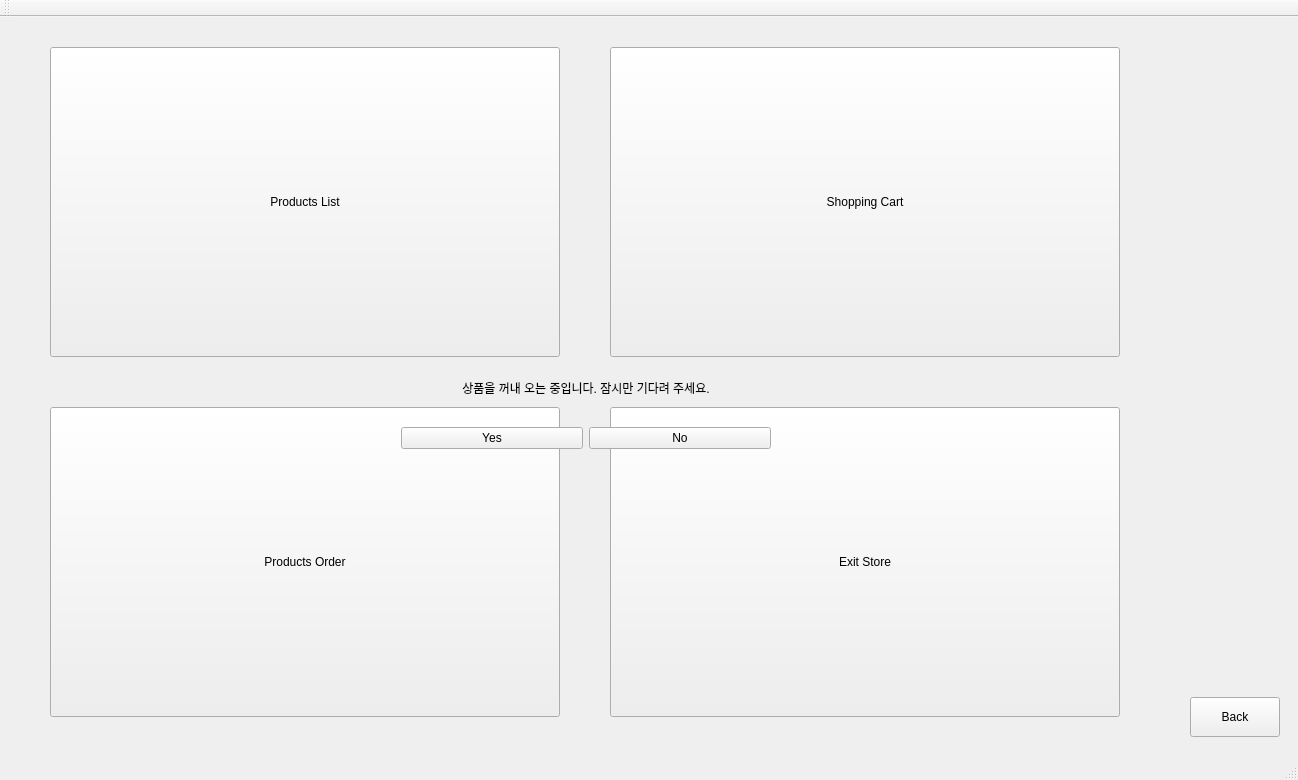
<?xml version="1.0" encoding="UTF-8"?>
<ui version="4.0">
 <class>MainWindow</class>
 <widget class="QMainWindow" name="MainWindow">
  <property name="geometry">
   <rect>
    <x>0</x>
    <y>0</y>
    <width>1298</width>
    <height>780</height>
   </rect>
  </property>
  <property name="windowTitle">
   <string>MainWindow</string>
  </property>
  <widget class="QWidget" name="centralWidget">
   <widget class="QStackedWidget" name="stackedWidget">
    <property name="geometry">
     <rect>
      <x>0</x>
      <y>0</y>
      <width>1190</width>
      <height>720</height>
     </rect>
    </property>
    <property name="currentIndex">
     <number>2</number>
    </property>
    <widget class="QWidget" name="page">
     <widget class="QLabel" name="label">
      <property name="geometry">
       <rect>
        <x>0</x>
        <y>0</y>
        <width>1190</width>
        <height>720</height>
       </rect>
      </property>
      <property name="font">
       <font>
        <family>3ds</family>
        <pointsize>28</pointsize>
       </font>
      </property>
      <property name="text">
       <string>로봇 상점에 오신걸 환영합니다.</string>
      </property>
      <property name="alignment">
       <set>Qt::AlignCenter</set>
      </property>
     </widget>
    </widget>
    <widget class="QWidget" name="page_2">
     <widget class="QPushButton" name="shoppingBtn">
      <property name="geometry">
       <rect>
        <x>1050</x>
        <y>660</y>
        <width>131</width>
        <height>61</height>
       </rect>
      </property>
      <property name="text">
       <string>Start Shopping</string>
      </property>
     </widget>
    </widget>
    <widget class="QWidget" name="page_3">
     <widget class="QPushButton" name="basketBall">
      <property name="geometry">
       <rect>
        <x>610</x>
        <y>30</y>
        <width>510</width>
        <height>310</height>
       </rect>
      </property>
      <property name="text">
       <string>Shopping Cart</string>
      </property>
     </widget>
     <widget class="QPushButton" name="listBtn">
      <property name="geometry">
       <rect>
        <x>50</x>
        <y>30</y>
        <width>510</width>
        <height>310</height>
       </rect>
      </property>
      <property name="text">
       <string>Products List</string>
      </property>
     </widget>
     <widget class="QPushButton" name="orderBtn">
      <property name="geometry">
       <rect>
        <x>50</x>
        <y>390</y>
        <width>510</width>
        <height>310</height>
       </rect>
      </property>
      <property name="text">
       <string>Products Order</string>
      </property>
     </widget>
     <widget class="QPushButton" name="exitBtn">
      <property name="geometry">
       <rect>
        <x>610</x>
        <y>390</y>
        <width>510</width>
        <height>310</height>
       </rect>
      </property>
      <property name="text">
       <string>Exit Store</string>
      </property>
     </widget>
     <widget class="QWidget" name="layoutWidget">
      <property name="geometry">
       <rect>
        <x>390</x>
        <y>310</y>
        <width>392</width>
        <height>133</height>
       </rect>
      </property>
      <layout class="QVBoxLayout" name="verticalLayout_2">
       <item>
        <widget class="QLabel" name="label_5">
         <property name="minimumSize">
          <size>
           <width>0</width>
           <height>100</height>
          </size>
         </property>
         <property name="text">
          <string>상품을 꺼내 오는 중입니다. 잠시만 기다려 주세요.</string>
         </property>
         <property name="alignment">
          <set>Qt::AlignCenter</set>
         </property>
        </widget>
       </item>
       <item>
        <layout class="QHBoxLayout" name="horizontalLayout_3">
         <item>
          <widget class="QPushButton" name="pushButton_5">
           <property name="text">
            <string>Yes</string>
           </property>
          </widget>
         </item>
         <item>
          <widget class="QPushButton" name="pushButton_6">
           <property name="text">
            <string>No</string>
           </property>
          </widget>
         </item>
        </layout>
       </item>
      </layout>
     </widget>
    </widget>
    <widget class="QWidget" name="page_4"/>
    <widget class="QWidget" name="page_5">
     <widget class="QPushButton" name="shoppingBtn_2">
      <property name="geometry">
       <rect>
        <x>1050</x>
        <y>660</y>
        <width>131</width>
        <height>61</height>
       </rect>
      </property>
      <property name="text">
       <string>Add to cart</string>
      </property>
     </widget>
     <widget class="QWidget" name="layoutWidget">
      <property name="geometry">
       <rect>
        <x>400</x>
        <y>300</y>
        <width>490</width>
        <height>133</height>
       </rect>
      </property>
      <layout class="QVBoxLayout" name="verticalLayout">
       <item>
        <widget class="QLabel" name="label_2">
         <property name="minimumSize">
          <size>
           <width>0</width>
           <height>100</height>
          </size>
         </property>
         <property name="text">
          <string>상품이 장바구니에 추가되었습니다. 장바구니를 확인하러 가시겠습니까?</string>
         </property>
        </widget>
       </item>
       <item>
        <layout class="QHBoxLayout" name="horizontalLayout">
         <item>
          <widget class="QPushButton" name="pushButton">
           <property name="text">
            <string>Yes</string>
           </property>
          </widget>
         </item>
         <item>
          <widget class="QPushButton" name="pushButton_2">
           <property name="text">
            <string>No</string>
           </property>
          </widget>
         </item>
        </layout>
       </item>
      </layout>
     </widget>
    </widget>
    <widget class="QWidget" name="page_6">
     <widget class="QPushButton" name="pushButton_3">
      <property name="geometry">
       <rect>
        <x>1050</x>
        <y>670</y>
        <width>111</width>
        <height>51</height>
       </rect>
      </property>
      <property name="text">
       <string>finish shopping</string>
      </property>
     </widget>
     <widget class="QPushButton" name="pushButton_4">
      <property name="geometry">
       <rect>
        <x>930</x>
        <y>670</y>
        <width>121</width>
        <height>51</height>
       </rect>
      </property>
      <property name="text">
       <string>continue shopping</string>
      </property>
     </widget>
     <widget class="QWidget" name="layoutWidget">
      <property name="geometry">
       <rect>
        <x>50</x>
        <y>680</y>
        <width>377</width>
        <height>25</height>
       </rect>
      </property>
      <layout class="QHBoxLayout" name="horizontalLayout_2">
       <item>
        <widget class="QLabel" name="label_3">
         <property name="text">
          <string>Cash : </string>
         </property>
        </widget>
       </item>
       <item>
        <widget class="QLineEdit" name="lineEdit">
         <property name="minimumSize">
          <size>
           <width>300</width>
           <height>0</height>
          </size>
         </property>
        </widget>
       </item>
       <item>
        <widget class="QLabel" name="label_4">
         <property name="text">
          <string>\</string>
         </property>
        </widget>
       </item>
      </layout>
     </widget>
    </widget>
   </widget>
   <widget class="QPushButton" name="backBtn">
    <property name="geometry">
     <rect>
      <x>1190</x>
      <y>680</y>
      <width>90</width>
      <height>40</height>
     </rect>
    </property>
    <property name="text">
     <string>Back</string>
    </property>
   </widget>
  </widget>
  <widget class="QMenuBar" name="menuBar">
   <property name="geometry">
    <rect>
     <x>0</x>
     <y>0</y>
     <width>1298</width>
     <height>25</height>
    </rect>
   </property>
  </widget>
  <widget class="QToolBar" name="mainToolBar">
   <attribute name="toolBarArea">
    <enum>TopToolBarArea</enum>
   </attribute>
   <attribute name="toolBarBreak">
    <bool>false</bool>
   </attribute>
  </widget>
  <widget class="QStatusBar" name="statusBar"/>
 </widget>
 <layoutdefault spacing="6" margin="11"/>
 <resources/>
 <connections/>
</ui>
